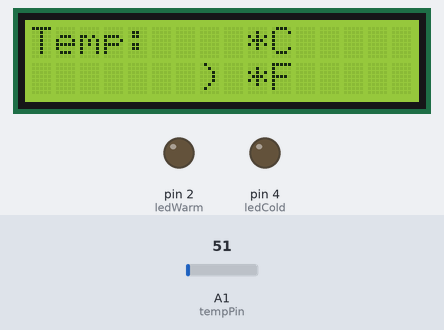
Recording of a sketch running on a simulated Arduino Uno, built for the host (arithmetic inside an expression is 32-bit, double 64-bit). Parts: 16×2 character LCD, output pins drawn as LEDs (lit = HIGH). The test bench sets the inputs (shaded band); at power-on: A1 (tempPin) = 51. What the sketch prints to the serial monitor is not drawn.

Above: at 1.2 s.
1.3 s: A1 (tempPin) set to 61
At 2.5 s:
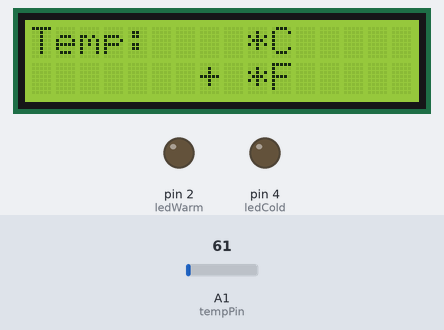
2.8 s: A1 (tempPin) set to 71
4.3 s: A1 (tempPin) set to 86
At 4.8 s:
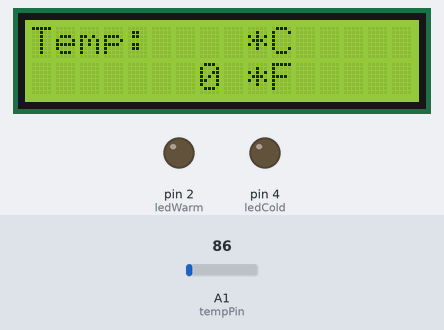
5.8 s: A1 (tempPin) set to 112
At 7.0 s:
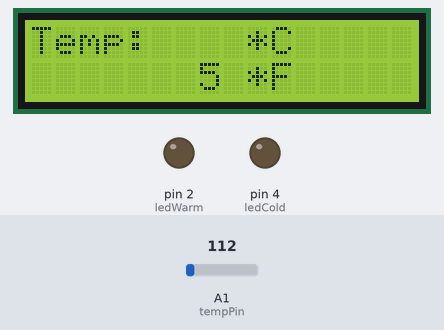
7.3 s: A1 (tempPin) set to 163
At 8.4 s:
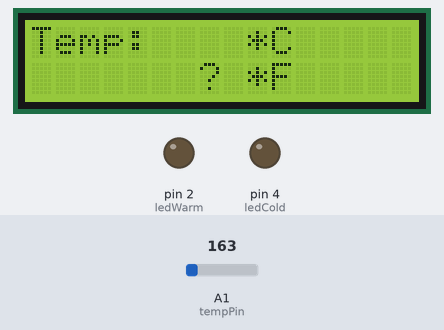
8.8 s: A1 (tempPin) set to 30
At 9.5 s:
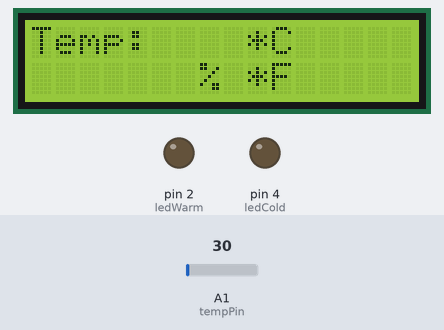
Timing chart, 0 to 11.3 s (numbered marks = the images above; inputs shaded):
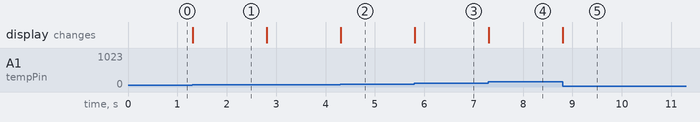

The sketch:

weather-station.ino
```cpp
#include <LiquidCrystal.h>
#include <Arduino.h>
 LiquidCrystal lcd(7, 8, 9, 10, 11 , 12);

int val;
int tempPin = 1; //št. pina na arduinu
const int ledWarm = 2;
const int ledCold = 4;

void blinkLED(int pin)
{
  digitalWrite(pin, HIGH); // LED on
  digitalWrite(pin, LOW); // LED off
}

void setup() {
  Serial.begin(9600);
  //nastavim resolucijo ekrančka
  lcd.begin(16, 2);
  lcd.write("Temp: ");

  //led -> output
  pinMode(ledWarm, OUTPUT);
  pinMode(ledCold, OUTPUT);
}

void loop() {
  val = analogRead(tempPin);
  double cel = val*110.0/1023;
  Serial.println(cel);
  double farh = (cel*9)/5 + 32;

  lcd.setCursor(7, 0);
  lcd.write(cel);
  lcd.write(" *C");

  lcd.setCursor(7, 1);
  lcd.write(farh);
  lcd.write(" *F");

  if (cel < 5.0) {
    blinkLED(ledCold);
  }
  else if (cel > 25.0) {
    blinkLED(ledWarm);
  }
}
```

Measured:
- after the input at 1.3 s, the display: changes at once (image 1)
- after the input at 4.3 s, the display: changes at once (image 2)
- after the input at 5.8 s, the display: changes at once (image 3)
- after the input at 7.3 s, the display: changes at once (image 4)
- after the input at 8.8 s, the display: changes at once (image 5)
